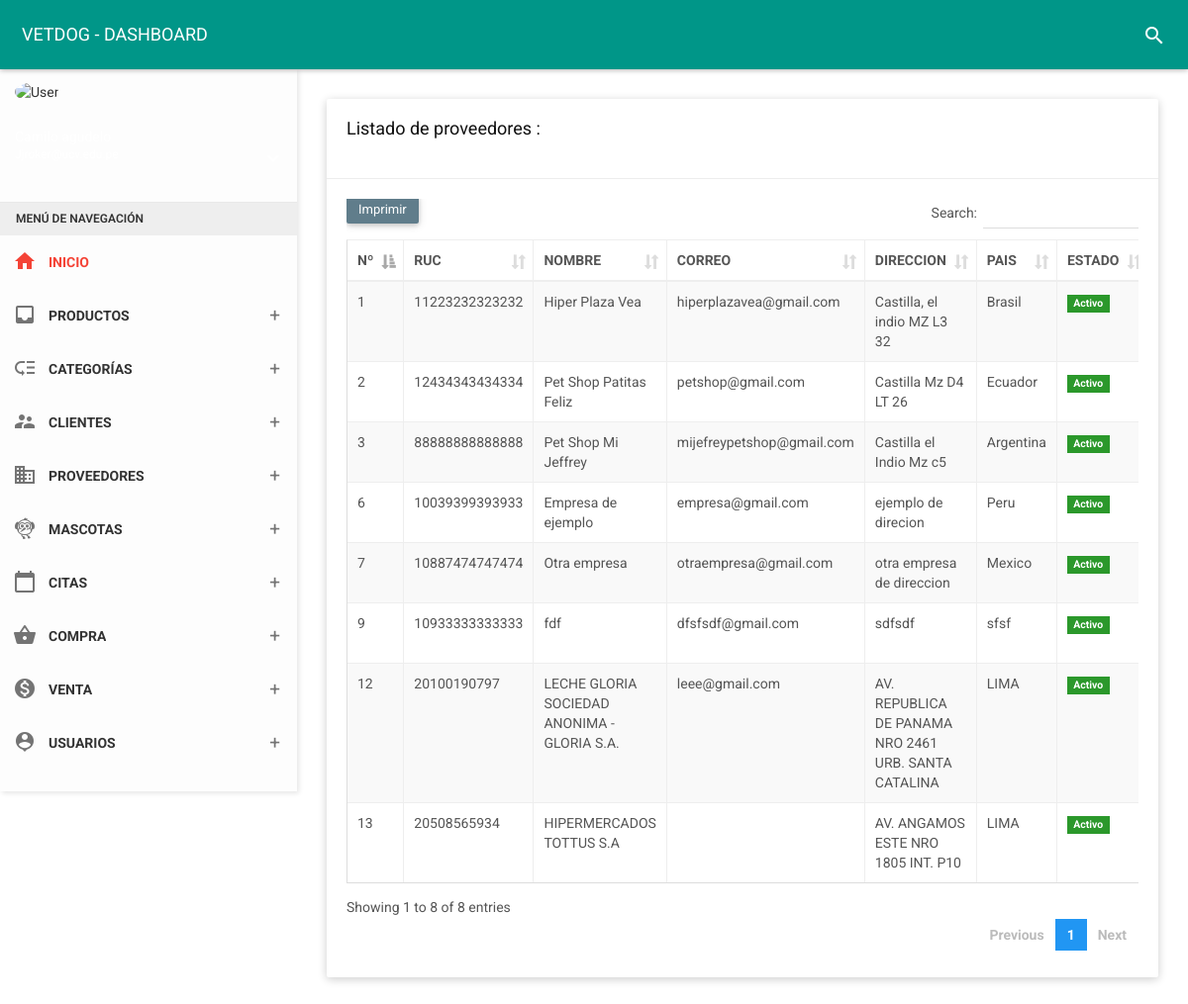
The page /folder/proveedores.php (signed in) on the database its author committed.
### tables this page shows
CREATE TABLE `supplier` (
  `id_prove` int(11) NOT NULL,
  `nomprove` varchar(255) NOT NULL,
  `ruc` char(14) NOT NULL,
  `direcc` varchar(200) NOT NULL,
  `pais` varchar(50) NOT NULL,
  `tele` char(12) NOT NULL,
  `corre` varchar(35) NOT NULL,
  `estado` char(1) NOT NULL,
  `fere` timestamp NOT NULL DEFAULT current_timestamp() ON UPDATE current_timestamp()
);

### controlador/suppliercontrolador.php (called while the page is built, shortened)
<?php
require_once '../modelo/modelosupplier.php';
class suppliercontrolador{
    function mostrar(){
        $supplier=new Modelo();
        $dato=$supplier->mostrar("supplier", "1");
        require_once '../vista/proveedores/mostrar.php';
    }
    }

### modelo/modelosupplier.php (called while the page is built, shortened)
<?php
class Modelo{
  private $supplier;
  private $db;
  public function __construct(){
      $this->supplier=array();
      $this->db=new PDO('mysql:host=localhost;dbname=vetdog',"root","");
  }
  public function mostrar($tabla,$condicion){
      $consulta="SELECT * FROM supplier";
      $resultado=$this->db->query($consulta);
      while ($tabla=$resultado->fetchAll(PDO::FETCH_ASSOC)) {
          $this->supplier[]=$tabla;
      }
      return $this->supplier;
    }
}
 ?>

### vista/proveedores/mostrar.php (the view, shortened to what this page needs)
<!DOCTYPE html>
<html>
<head>
    <link href="../assets/plugins/bootstrap/css/bootstrap.css" rel="stylesheet">
    <link href="../assets/plugins/node-waves/waves.css" rel="stylesheet" />
    <link href="../assets/plugins/animate-css/animate.css" rel="stylesheet" />
    <link href="../assets/plugins/jquery-datatable/skin/bootstrap/css/dataTables.bootstrap.css" rel="stylesheet">
    <link href="../css/style.css" rel="stylesheet">
    <link href="../assets/css/themes/all-themes.css" rel="stylesheet" />
</head>
<body class="theme-red">
    <nav class="navbar">
        <div class="container-fluid">
            <div class="navbar-header">
                <a class="navbar-brand" href="../vista/panel-admin/administrador"> VETDOG - DASHBOARD </a>
            </div>
            <div class="collapse navbar-collapse" id="navbar-collapse">
                <ul class="nav navbar-nav navbar-right">
                    <li><a href="javascript:void(0);" class="js-search" data-close="true"><i class="material-icons">search</i></a></li>
                </ul>
            </div>
        </div>
    </nav>
        <?php include_once __DIR__ . '../../menu.php'; ?>
    <section class="content">
        <div class="container-fluid">
            <div class="row clearfix">
                <div class="col-lg-12 col-md-12 col-sm-12 col-xs-12">
                    <div class="card">
                        <div class="header">
                            <h2>
                                Listado de proveedores :
                            </h2><br>
                        </div>
                        <div class="body">
                            <div class="table-responsive">
                                <table class="table table-bordered table-striped table-hover dataTable js-exportable">
                                    <thead>
                                        <tr>
                                            <th>Nº</th>
                                            <th>RUC</th>
                                            <th>NOMBRE</th>
                                            <th>CORREO</th>
                                            <th>DIRECCION</th>
                                            <th>PAIS</th>
                                            <th>ESTADO</th>
                                        </tr>
                                    </thead>
                                    <tbody>
                                        <?php
                                        foreach ($dato as $key => $value) {
                                            foreach ($value as $va) { ?>
                                                <tr>
                                                    <td><?php echo $va['id_prove']; ?></td>
                                                    <td><?php echo $va['ruc']; ?></td>
                                                    <td><?php echo $va['nomprove']; ?></td>
                                                    <td><?php echo $va['corre']; ?></td>
                                                    <td><?php echo $va['direcc']; ?></td>
                                                    <td><?php echo $va['pais']; ?></td>
                                                    <td><?php
                                                        if ($va['estado'] == 1) { ?>
                                                            <form method="get" action="javascript:activo('<?php echo $va['id_prove']; ?>')">
                                                                <span class="label label-success">Activo</span>
                                                            </form>
                                                        <?php  } else { ?>
                                                            <form method="get" action="javascript:inactivo('<?php echo $va['id_prove']; ?>')">
                                                                <button type="submit" class="btn btn-danger btn-xs">Inactivo</button>
                                                            </form>
                                                        <?php  } ?>
                                                    </td>
                                                </tr>
                                        <?php
                                            }
                                        }
                                        ?>
                                    </tbody>
                                </table>
                            </div>
                        </div>
                    </div>
                </div>
            </div>
        </div>
    </section>
</body>
</html>

### assets/css/themes/all-themes.css (style rules this page uses)
.theme-red .navbar-brand { color: #fff; }
.theme-red .nav > li > a { color: #fff; }

### rows shown on the page
supplier: id_prove "1", ruc "11223232323232", nomprove "Hiper Plaza Vea", corre "hiperplazavea@gmail.com", direcc "Castilla, el indio MZ L3 32", pais "Brasil"
supplier: id_prove "2", ruc "12434343434334", nomprove "Pet Shop Patitas Feliz", corre "petshop@gmail.com", direcc "Castilla Mz D4 LT 26", pais "Ecuador"
supplier: id_prove "3", ruc "88888888888888", nomprove "Pet Shop Mi Jeffrey", corre "mijefreypetshop@gmail.com", direcc "Castilla el Indio Mz c5", pais "Argentina"
supplier: id_prove "6", ruc "10039399393933", nomprove "Empresa de ejemplo", corre "empresa@gmail.com", direcc "ejemplo de direcion", pais "Peru"
supplier: id_prove "7", ruc "10887474747474", nomprove "Otra empresa", corre "otraempresa@gmail.com", direcc "otra empresa de direccion", pais "Mexico"
supplier: id_prove "9", ruc "10933333333333", nomprove "fdf", corre "dfsfsdf@gmail.com", direcc "sdfsdf", pais "sfsf"
supplier: id_prove "12", ruc "20100190797", nomprove "LECHE GLORIA SOCIEDAD ANONIMA - GLORIA S.A.", corre "leee@gmail.com", direcc "AV. REPUBLICA DE PANAMA NRO 2461 URB. SANTA CATALINA", pais "LIMA"
supplier: id_prove "13", ruc "20508565934", nomprove "HIPERMERCADOS TOTTUS S.A", direcc "AV. ANGAMOS ESTE NRO 1805 INT. P10", pais "LIMA"
